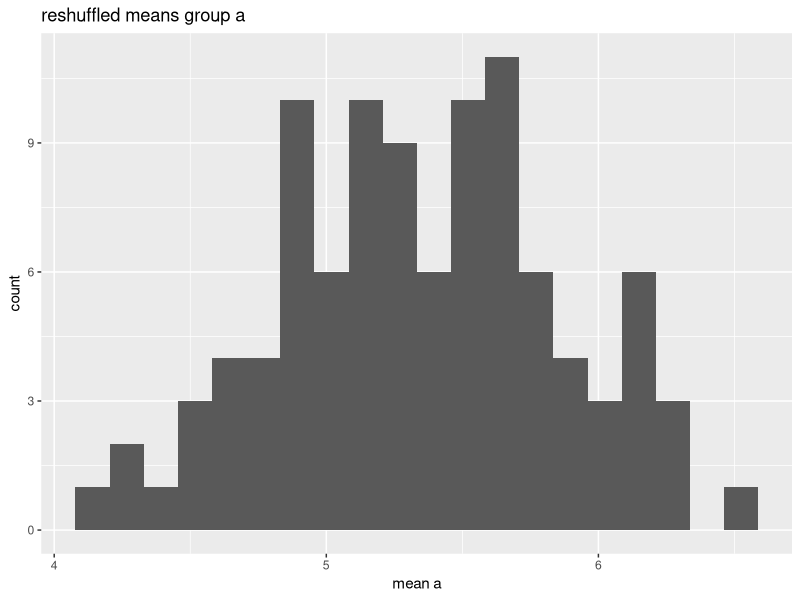
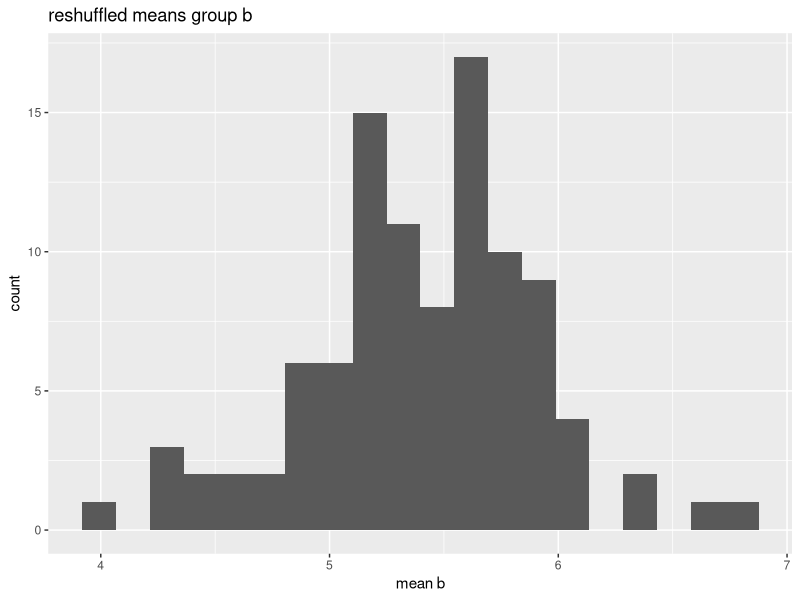
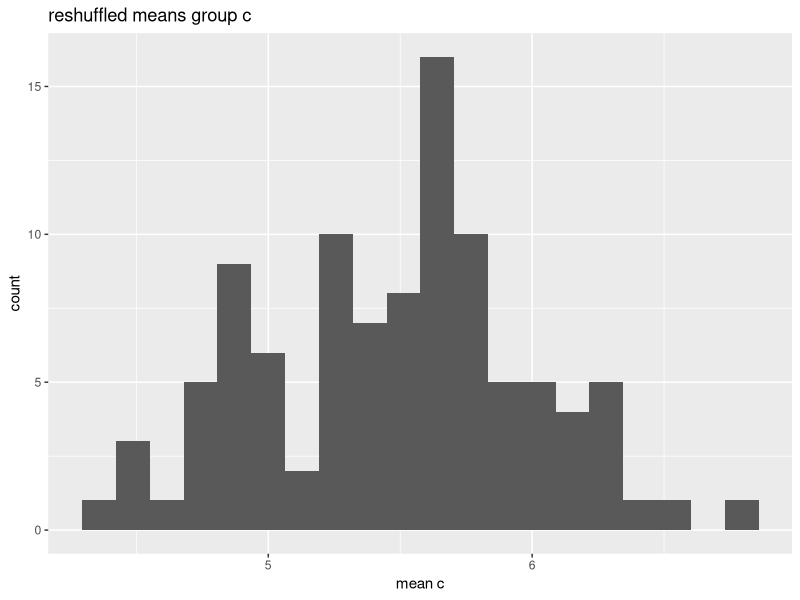
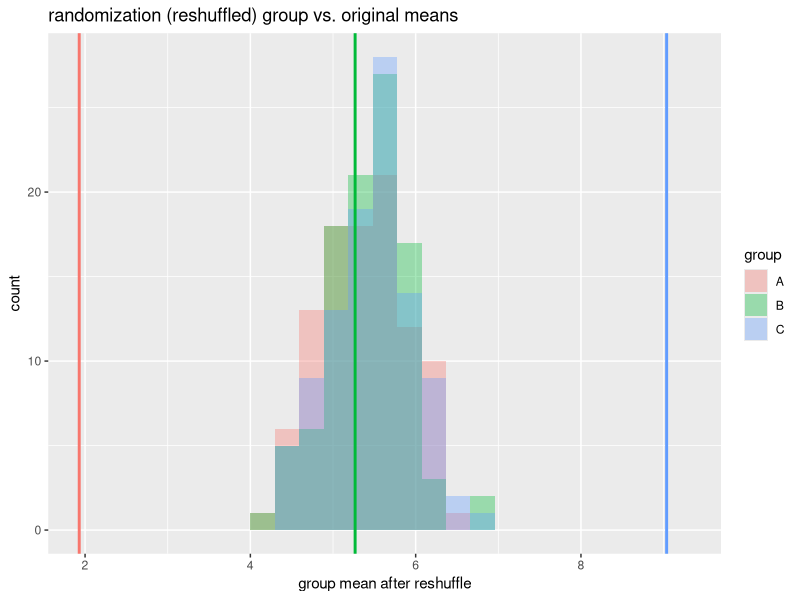

Recreate these plots in R, in order.
## ---- chunk 1
count_zeros_loop <- function(x) {
  counter <- 0
  for (i in seq_along(x)) {
    if (x[i] == 0) {
      counter <- counter + 1
    }
  }
  return(counter)
}

count_zeros_loop(c(0, 1, 0, 2, 3, 0))


count_zeros_subset <- function(x) sum(x == 0)

count_zeros_subset(c(0, 1, 0, 2, 3, 0))

rowcol_product_matrix <- function(n_rows, n_cols) {
  mat <- outer(1:n_rows, 1:n_cols, FUN = "*")
  return(mat)
}

rowcol_product_matrix(4, 5)

library(dplyr)
library(ggplot2)

set.seed(123)

n_per_group <- 30
true_means <- c(A = 2, B = 5, C = 9)
sigma <- 1.5

df <- tibble(
  group = rep(names(true_means), each = n_per_group),
  y = c(
    rnorm(n_per_group, mean = true_means["A"], sd = sigma),
    rnorm(n_per_group, mean = true_means["B"], sd = sigma),
    rnorm(n_per_group, mean = true_means["C"], sd = sigma)
  )
)

orig_means <- df %>% group_by(group) %>% summarize(mean_y = mean(y), .groups = "drop")
orig_means


reshuffle_group_means <- function(dat) {
  dat_shuf <- dat
  dat_shuf$y <- sample(dat_shuf$y, replace = FALSE)  

  m <- tapply(dat_shuf$y, dat_shuf$group, mean)      
  m <- m[sort(names(m))]
  return(as.numeric(m))
}

reshuffle_group_means(df)


B <- 100

groups_sorted <- sort(unique(df$group))
res_mat <- matrix(NA_real_, nrow = B, ncol = length(groups_sorted))
colnames(res_mat) <- paste0("mean_", groups_sorted)

for (b in 1:B) {
  res_mat[b, ] <- reshuffle_group_means(df)
}

res_df <- as.data.frame(res_mat)
res_df$replicate <- 1:B

res_df <- res_df[, c("replicate", paste0("mean_", groups_sorted))]

head(res_df)

qplot(res_df$mean_A, bins = 20, main = "reshuffled means group a", xlab = "mean a", ylab = "count")
qplot(res_df$mean_B, bins = 20, main = "reshuffled means group b", xlab = "mean b", ylab = "count")
qplot(res_df$mean_C, bins = 20, main = "reshuffled means group c", xlab = "mean c", ylab = "count")

res_long <- res_df %>%
  tidyr::pivot_longer(
    cols = starts_with("mean_"),
    names_to = "group",
    values_to = "mean_shuffled"
  ) %>%
  mutate(group = sub("^mean_", "", group))

ggplot(res_long, aes(x = mean_shuffled, fill = group)) +
  geom_histogram(position = "identity", alpha = 0.35, bins = 25) +
  geom_vline(
    data = orig_means,
    aes(xintercept = mean_y, color = group),
    linewidth = 1,
    show.legend = FALSE
  ) +
  labs(
    title = "randomization (reshuffled) group vs. original means",
    x = "group mean after reshuffle",
    y = "count",
    fill = "group"
  ) 
